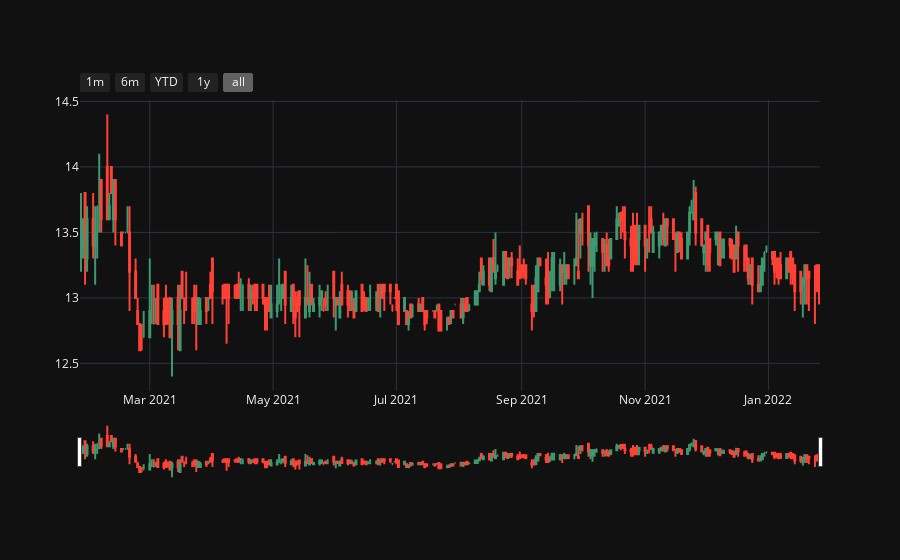

Notebook code cell kept with this figure:
### Markdown cell above
This type of chart is the most used by traders .

### Code cell
fig = go.Figure(data=[go.Candlestick(x=df['Date'],
                open=df['Open'],
                high=df['High'],
                low=df['Low'],
                close=df['Close'])])
fig.update_xaxes(
            rangeselector=dict(
                buttons=list([
                    dict(count=1, label="1m", step="month", stepmode="backward"),
                    dict(count=6, label="6m", step="month", stepmode="backward"),
                    dict(count=1, label="YTD", step="year", stepmode="todate"),
                    dict(count=1, label="1y", step="year", stepmode="backward"),
                    dict(step="all")
                ]),bgcolor = "#222",
            ))
fig.update_layout(template="plotly_dark")
fig.show()

### Figure 1 — Plotly figure (JSON) as saved in the notebook; plotly's stock layout.template omitted (floating-point values rounded to 4 significant figures; data arrays with more than 128 entries replaced by an {"elided": "..."} marker saying what was removed)
{"data": [{"close": {"elided": "260 float values"}, "high": {"elided": "260 float values"}, "low": {"elided": "260 float values"}, "open": {"elided": "260 float values"}, "type": "candlestick", "x": {"elided": "260 str values"}}], "layout": {"xaxis": {"rangeselector": {"bgcolor": "#222", "buttons": [{"count": 1, "label": "1m", "step": "month", "stepmode": "backward"}, {"count": 6, "label": "6m", "step": "month", "stepmode": "backward"}, {"count": 1, "label": "YTD", "step": "year", "stepmode": "todate"}, {"count": 1, "label": "1y", "step": "year", "stepmode": "backward"}, {"step": "all"}]}}}}
